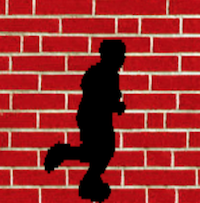
%> input picture screenshots/hole_filling.png, 200 x 203 px
$ octave main.m   (GNU Octave 9; MATLAB toolbox functions it lacks are replaced by stand-ins)
%> lines starting %> are read from the running program, lines starting %| are printed output that depends on the picture; in (x1, y1, x2, y2) boxes, pixels count from 0 and x2, y2 are one past the last pixel; in counts of white or black regions, pixels touching at a corner belong together; the program's own positions count from 1
### quilting/fill_hole.m
function out = fill_hole(im, thre, pitchSize, tol)
%> called with thre = 40, pitchSize = 19, tol = 0.1
    lab_im = rgb2lab(im);
%> lab_im: size 203x200x3 double; mean of channels 1, 2, 3 39.3, 40.3, 31.4
    imlab = lab_im(:,:,1)+lab_im(:,:,2)+lab_im(:,:,3);
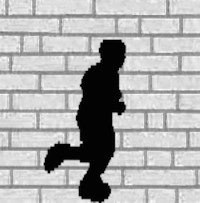
%> imlab: size 203x200 double; min -2.09, max 163.2, mean 111.1; drawn with min black and max white
    figure(4),imagesc(imlab);
    imgray = rgb2gray(im);
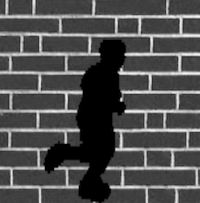
%> imgray: size 203x200 double; min 0, max 0.964, mean 0.309
    [h1,w1] = size(imgray);
%> h1 = 203; w1 = 200
    disp(min(min(imgray)));
%| 0
    conf = logical(imlab > thre)*1.0;
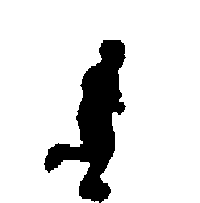
%> conf: size 203x200 double; values 0 (black) and 1 (white), 86.3% white; 1 black region, box (x1, y1, x2, y2) and area: (44, 40, 126, 203) 5574
    %figure(), imagesc(conf), saveas(gcf,strcat('conf00.jpg'));
    halfWidth = (pitchSize-1)/2;
    count = 0;
    while(1)
    isBlank = logical(conf==0);
    isFill = ~isBlank;

    rowRange1 = halfWidth+1:h1-halfWidth;
    colRange1 = 175:w1-halfWidth;


    flt = ones(pitchSize, pitchSize)/pitchSize^2;
    curr_conf = imfilter(conf, flt);
    mask = isBlank.*curr_conf;
    maxconf = max(mask(:));
    [y,x] = find(mask == maxconf);
    y0 = y(1) - halfWidth - 1;
    x0 = x(1) - halfWidth - 1;
    pRange = 1:pitchSize;

    cost = zeros(size(imgray));
    for m = 1:3
        ssd =  imfilter(im(:,:,m).^2, isFill(y0+pRange,x0+pRange)*1.0)...
            - 2*imfilter(im(:,:,m), im(y0+pRange,x0+pRange,m)) ...
            + sum(sum(im(y0+pRange,x0+pRange,m).^2));
        cost = cost +ssd;

    end
    cost = cost + isBlank*9e6;
    [yc,xc] = choose_sample(cost(rowRange1, colRange1), tol);
    yc =yc-1; xc = xc+174-halfWidth-1;
    for m = 1:3
    %im(y0+pRange,x0+pRange,m) = im(yc+pRange, xc+pRange, m).*isBlank(y0+pRange,x0+pRange) ...
     %   + im(y0+pRange,x0+pRange,m).*isFill(y0+pRange,x0+pRange);
     im(y0+pRange,x0+pRange,m) = im(yc+pRange, xc+pRange, m);
    end

    conf(y0+pRange,x0+pRange) = maxconf*isBlank(y0+pRange,x0+pRange) ...
        + conf(y0+pRange,x0+pRange).*isFill(y0+pRange,x0+pRange);

    count = count +1;
    if (rem(count,12)==0)
        imwrite(im,strcat('process',int2str(count),'.jpg'));
        %figure(), imagesc(conf), saveas(gcf,strcat('conf',int2str(count),'.jpg'));
    end
    if min(min(conf)) > 0
        imwrite(im,strcat('processend.jpg'));
        %figure(), imagesc(conf), saveas(gcf,strcat('confend.jpg'));
        break;
    end
    end
%> this loop made 62 passes
%> (maxconf, y0, x0, minc in choose_sample, ys in choose_sample, xs in choose_sample) on passes 1 to 10: (0.742, 163, 39, 0.334, 32, 2), (0.696, 153, 36, 15.7, [155; 98; 60; 22], [6; 11; 13; 14]), (0.728, 140, 39, 1.79, 84, 14), (0.702, 134, 49, 2.75, 173, 16), (0.698, 135, 59, 3.96, [155; 98], [2; 7]), (0.684, 155, 50, 5.73, 156, 16), (0.714, 145, 49, 1.92, [184; 184], [16; 17]), (0.706, 150, 60, 0.0919, 170, 10), (0.681, 100, 115, 6.86, [158; 139], [2; 17]), (0.67, 31, 94, 2.27, [108; 108], [15; 16])
%> (maxconf, y0, x0, minc in choose_sample, k in choose_sample, yc) on passes 13, 16, 24, 41: (0.655, 41, 115, 0.743, 53, 3), (0.618, 180, 101, 3.45, 70, 161), (0.584, 130, 71, 1.06, 48, 149), (0.531, 173, 91, 3.39, 17, 116)
%> pass 1, in fill_hole, `curr_conf = imfilter(conf, flt);`:
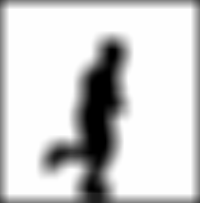
%> curr_conf: size 203x200 double; min 0, max 1, mean 0.817
%> pass 1, in fill_hole, `mask = isBlank.*curr_conf;`:
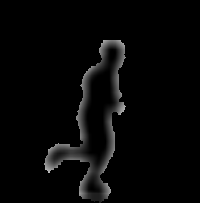
%> mask: size 203x200 double; min 0, max 0.742, mean 0.0266
%> after the loop:
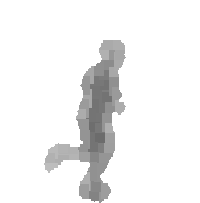
%> conf: size 203x200 double; 13.73% of pixels changed, all inside (x1, y1, x2, y2) = (44, 40, 126, 203)
%> after the loop: im: size 203x200x3 double; mean of channels 1, 2, 3 0.719, 0.211, 0.204
    out = im;
end

### quilting/choose_sample.m
function [y,x] = choose_sample(cost, tol)
    minc = abs(min(cost(:)));
    [ys, xs] = find(cost<minc*(1+tol));
    k = length(ys);
    if k == 0
        disp(minc);
    end
    idx = ceil(k*rand());
    y = ys(idx);
    x = xs(idx);
end

### quilting/main.m
% [19 lines of commented-out code are left out]
im = im2double(imread('proj2/hole_filling.png'));
out = fill_hole(im, 40, 19, 0.1); %31, 72.275
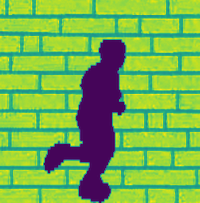
%> displayed picture: size 203x200x3, on the screen's scale of 0 to 255; mean R, G, B 121.5, 177.3, 77.4
figure(5),imshow(out);
